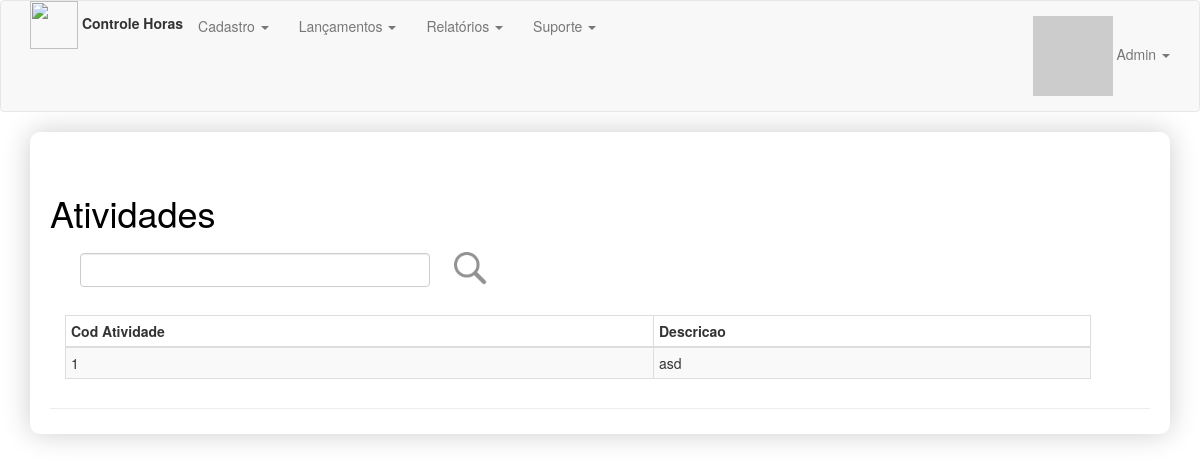
Screenshot of /admin/atividade/lista (signed in) with the database file from the repository.
### app/models.py (models this page shows, shortened)
class User(UserMixin, db.Model):
    __tablename__ = 'users'
    id = db.Column(db.Integer, primary_key=True, autoincrement=True)
    email = db.Column(db.String(64), nullable=False, unique=True, index=True)
    username = db.Column(db.String(64), nullable=False, unique=True, index=True)
    is_admin = db.Column(db.Boolean)
    password_hash = db.Column(db.String(256))
    name = db.Column(db.String(64))
    location = db.Column(db.String(64))
    bio = db.Column(db.Text)
    member_since = db.Column(db.DateTime(), default=datetime.utcnow)
    avatar_hash = db.Column(db.String(256))
    talks = db.relationship('Talk', lazy='dynamic', backref='author')
    @property
    def password(self):
        raise AttributeError('password is not a readable attribute')
    def gravatar(self, size=100, default='identicon', rating='g'):
        if request.is_secure:
            url = 'https://secure.gravatar.com/avatar'
        else:
            url = 'http://www.gravatar.com/avatar'
        hash = self.avatar_hash or hashlib.md5(self.email.encode('utf-8')).hexdigest()
        return "{url}/{hash}?s={size}&d={default}&r={rating}".format(url=url, hash=hash, size=size, default=default, rating=rating)

class Atividade(db.Model):
    __tablename__= 'atividade'
    id = db.Column(db.Integer, primary_key=True, autoincrement=True)
    descricao = db.Column(db.Text())

### app/atividade/routes.py (the view)
@atividade.route('/lista', methods=['GET','POST'])
def atividadeLista():
    if request.form.get('submitFiltro') == 'submitFiltro':
        filtro = request.form.get('txtFiltro')
        if filtro is None or filtro == "":
            atividadeLista = Atividade.query.all()
        else:
            atividadeLista = Atividade.query.filter(or_(Atividade.id.like('%' + filtro + '%'),
                                                        Atividade.descricao.like('%' + filtro + '%')))
    else:
        atividadeLista = Atividade.query.all()
    return render_template('atividade/atividadeCadastroLista.html', atividadeLista=atividadeLista)

### app/models.py (called while the page is built)
@login_manager.user_loader
def load_user(user_id):
    return User.query.get(int(user_id))

### app/templates/atividade/atividadeCadastroLista.html
{% extends "base.html" %}
{% block page_content %}
<div class="page-header" style="">
    <div class="container">
        <div class="row">
            <h1>Atividades</h1>
            <div class="col-sm-12">
                <form method="post" action="/admin/atividade/lista">
                    <div class="col-sm-4" style="padding-top:10px">
                        <input name="txtFiltro" class="form-control" type="text" title="filtro">
                    </div>
                    <input type="image" src="{{ url_for('static', filename='imagens/search.png') }}" width="48"
                           height="48" value="submitFiltro" name="submitFiltro">
                </form>
            </div>
        </div>
        <br/>
        <div class="table-responsive">
            <table class="table table-striped table-bordered table-hover table-condensed" style="width:90%">
                <thead class="thead-dark">
                <tr>
                    <th>Cod Atividade</th>
                    <th>Descricao</th>
                </tr>
                </thead>
                {% for atividade in atividadeLista %}
                <tbody>
                <tr>
                    <td>{{atividade.id}}</td>
                    <td>{{atividade.descricao}}</td>
                </tr>
                </tbody>
                {% endfor %}
            </table>
        </div>
    </div>
</div>
{% endblock %}

### app/templates/base.html (shortened to what this page needs)
{% extends "bootstrap/base.html" %}
{% block head %}
{{ super() }}
{% endblock %}
{% block styles %}
{{ super() }}
    <link rel="stylesheet" type="text/css" href="{{ url_for('static', filename='css/estilo.css') }}">
{% endblock %}
{% block navbar %}
<div class="navbar navbar-default" role="navigation">
    <div class="container">
        <div class="nav navbar-nav navbar-left">
           <img src="{{ url_for('static', filename='imagens/time.png') }}" width="48" height="48">
            <label>Controle Horas</label>
        </div>
        <ul class="nav navbar-nav">
            {% if ((current_user.is_authenticated) and (current_user.is_admin)) %}
            <li class="dropdown">
                <a class="dropdown-toggle" data-toggle="dropdown" href="#">Cadastro
                    <span class="caret"></span></a>
            </li>
            {% endif %}
            {% if (current_user.is_authenticated)%}
            <li class="dropdown">
            <a class="dropdown-toggle" data-toggle="dropdown" href="#">Lançamentos
                <span class="caret"></span></a>
            </li>
            <li class="dropdown">
                <a class="dropdown-toggle" data-toggle="dropdown" href="#">Relatórios
                    <span class="caret"></span></a>
            </li>
            <li class="dropdown">
                <a class="dropdown-toggle" data-toggle="dropdown" href="#">Suporte
                    <span class="caret"></span></a>
            </li>
            {% endif %}
        </ul>
        <ul class="nav navbar-nav navbar-right">
            {% if not current_user.is_authenticated %}
            <li><a href="{{ url_for('auth.login') }}">Login</a></li>
            {% else %}
            <li class="dropdown">
                <a href="#" class="dropdown-toggle" data-toggle="dropdown">
                    <img src="{{ current_user.gravatar(size=18) }}">
                    {{ current_user.username }}
                    <b class="caret"></b>
                </a>
            </li>
            {% endif %}
        </ul>
    </div>
</div>
{% endblock %}
{% block content %}
<div class="container">
    <div class="demo">
        {% block page_content %}{% endblock %}
    </div>
</div>
{% endblock %}

### app/static/css/estilo.css (style rules this page uses)
.demo { padding: 1px 20px 5px 20px; -webkit-box-shadow: 0px 0px 28px 0px rgba(0,0,0,0.2); box-shadow: 0px 0px 28px 0px rgba(0,0,0,0.2); border-radius: 10px; }
h1 { color: black; text-align: left; padding: 0px; }

### rows the page displays
User: username "Admin"
Atividade: id "1", descricao "asd"
